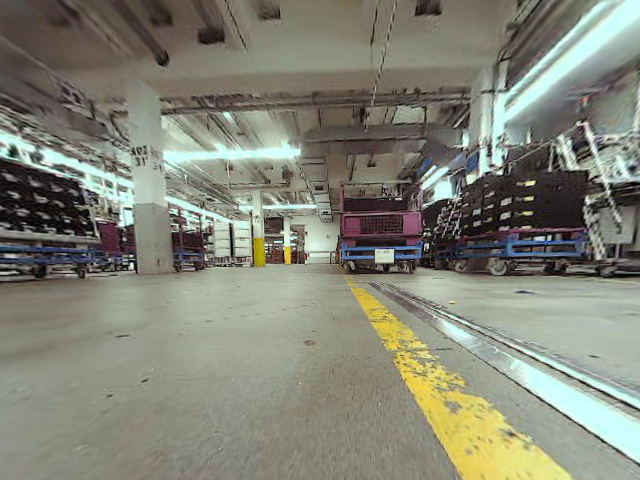
#> input picture src/Test image/image.png, 640 x 480 px, found by its file name
$ python mouseevent.py
#> lines starting #> are read from the running program, lines starting #| are printed output that depends on the picture
import numpy as np
import cv2
import glob
import matplotlib.pyplot as plt
mode = 0
pts=[]
color = (0,0,0)
imgs = glob.glob('image*.jpg')
circle_size = 10
# [58 lines left out: function click_event, not called in this run]


undis = '/home/robotics/lane_detection/src/Test image/image.png'
image = cv2.imread(undis)
#> image is the input picture: shape (480, 640, 3); mean B, G, R 118.7, 132.1, 131.2
c = np.zeros_like(image)
x = cv2.imread(undis,0)
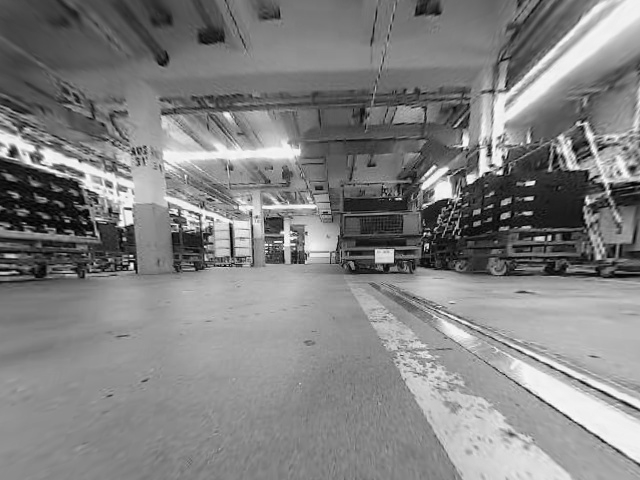
#> x: shape (480, 640); min 0, max 254, mean 129.9
x=np.zeros_like(x)
# cv2.imshow('gdd',res)
# cv2.imshow('g',a)
#plt.show()
cv2.namedWindow('original')
cv2.setMouseCallback('original', click_event)

while(1):
	res = cv2.bitwise_and(image, image, mask=x)
#> res: shape (480, 640, 3); every value is 0
	cv2.imshow('original',image)
	cv2.moveWindow('original',20,20)
	cv2.imshow('mask',c)
	cv2.moveWindow('mask',800,20)
	cv2.imshow('overlayed',res)
	cv2.moveWindow('overlayed',20,600)
	k = cv2.waitKey(1)
#> (key e is pressed here)
	if k == ord('s'):
#for saving the images.
		d=d+1
		mode=0
		break
	elif k==ord('d'):
		break
	elif k==ord('e'):
		color = (0,0,255)
	elif k==ord('r'):
		color = (0,255,255)
	elif k==ord('t'):
		color = (0,255,0)
	elif k==ord('<'):
		mode = 0
	elif k==ord('y') or k == ord('z'):
		mode = 1
	elif k == ord('x'):
		mode = 2
	elif k==ord('c'):
		mode = 3
	elif k==ord('v'):
		mode = 4
	elif k==ord('b'):
		mode = 5
	elif k==ord('n'):
		mode = 6
	elif k==ord('q'):
		circle_size+=2 if circle_size<25 else 0


	elif k==ord('a'):
		circle_size-=2 if circle_size>2 else 0
